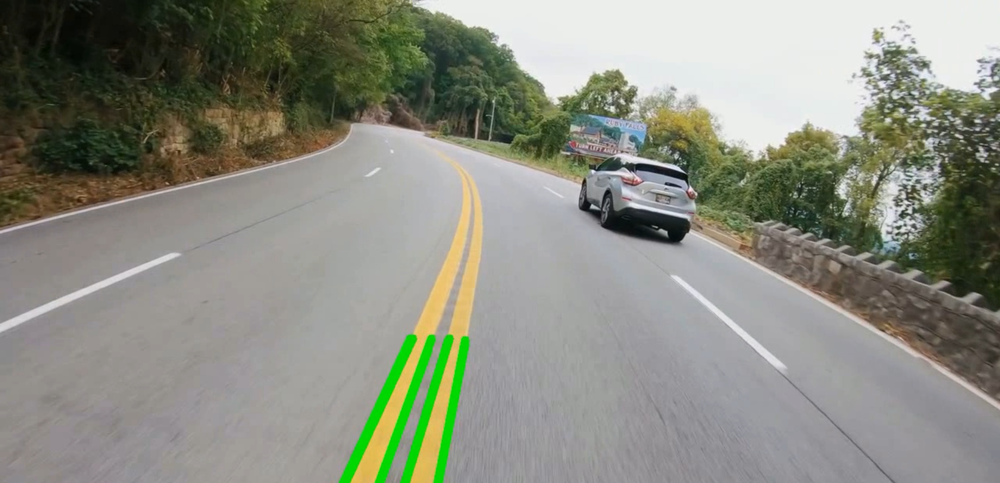
#> input picture image1.png, 1000 x 483 px, shrunk from 1919 x 926 before the run, given in place of original_video.mp4, which was not available
$ python code.py
#> lines starting #> are read from the running program, lines starting #| are printed output that depends on the picture; after the words box and inside, x2 and y2 are one past the last pixel; in counts of white or black regions, pixels touching at a corner belong together; pictures that were not available may be replaced by others from this repository, and a replacement may not be noted
import cv2
import numpy as np

input_video = "original_video.mp4"

def region_of_interest(image):
    height, width = image.shape[:2]
    polygon = np.array([
        [(0, height), (width, height), (width, int(height * 0.6)), (0, int(height * 0.6))]
    ])
    mask = np.zeros_like(image)
    cv2.fillPoly(mask, [polygon], 255)
    masked_image = cv2.bitwise_and(image, mask)
    return masked_image

def process_lines(lines, frame_shape):
    if lines is None:
        return []
    filtered_lines = []
    for line in lines:
        for x1, y1, x2, y2 in line:
            if abs(y2 - y1) / abs(x2 - x1) > 0.5:
                length = np.sqrt((x2 - x1)**2 + (y2 - y1)**2)
                if length > frame_shape[1] * 0.2:
                    filtered_lines.append(line)
    return filtered_lines

def vid_inf(vid_path):
#> called with vid_path = 'original_video.mp4'
    cap = cv2.VideoCapture(vid_path)
    frame_width = int(cap.get(3))
    frame_height = int(cap.get(4))
    fps = int(cap.get(cv2.CAP_PROP_FPS))
    frame_size = (frame_width, frame_height)
    fourcc = cv2.VideoWriter_fourcc(*"mp4v")
    output_video = "output_recorded.mp4"
    out = cv2.VideoWriter(output_video, fourcc, fps, frame_size)

    if not cap.isOpened():
        print("Error opening video file")
        return

    while cap.isOpened():
        ret, frame = cap.read()
#> frame is the input picture: shape (483, 1000, 3); mean B, G, R 128.5, 140.4, 138.2
        if ret:
            hsv = cv2.cvtColor(frame, cv2.COLOR_BGR2HSV)
#> hsv: shape (483, 1000, 3); mean H, S, V 59.6, 42.1, 144.2
            mask_yellow = cv2.inRange(hsv, (20, 100, 100), (30, 255, 255))
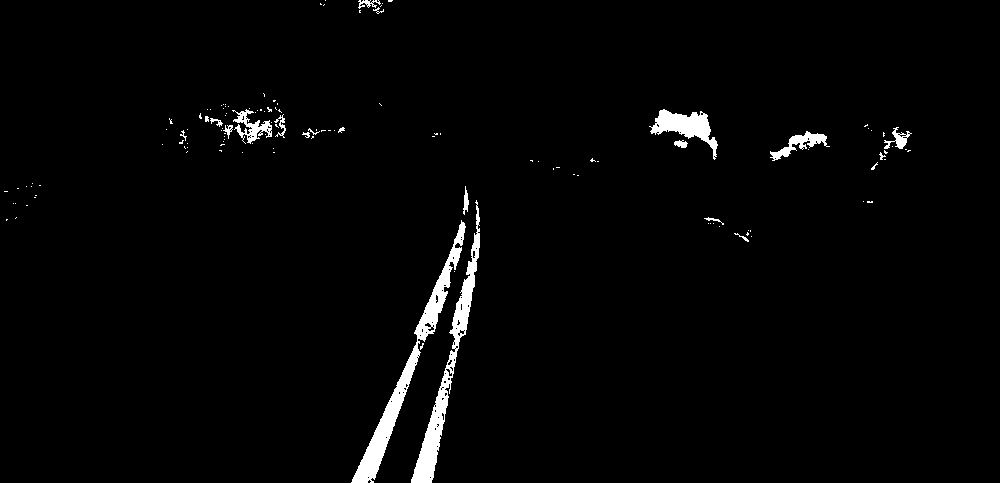
#> mask_yellow: shape (483, 1000); 2.1% white; 127 white regions (106 under 20 px), largest, box (x1, y1, x2, y2) and area: (351, 220, 466, 483) 3482, (411, 200, 480, 483) 3005, (649, 109, 718, 160) 1305
            mask_white = cv2.inRange(hsv, (0, 0, 200), (180, 25, 255))
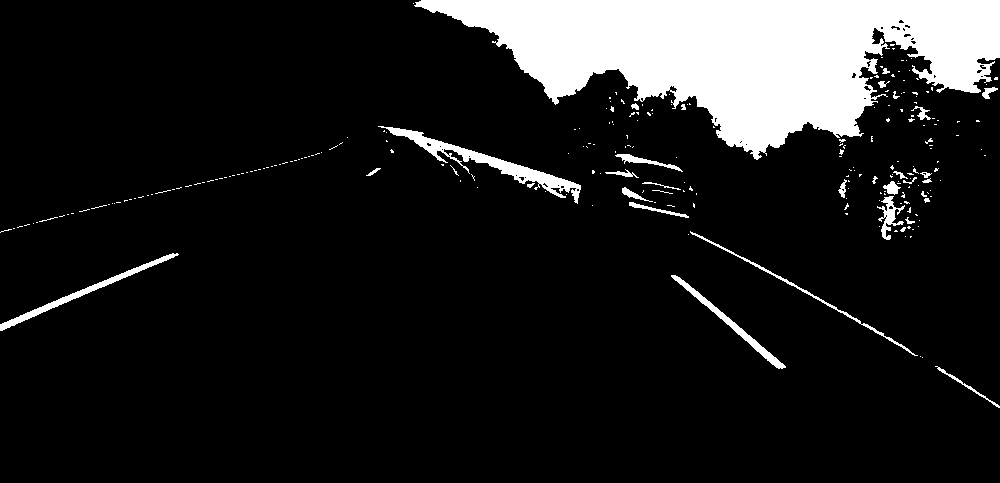
#> mask_white: shape (483, 1000); 12.1% white; 244 white regions (211 under 20 px), largest, box (x1, y1, x2, y2) and area: (414, 0, 1000, 160) 50258, (378, 126, 581, 204) 2324, (0, 253, 179, 331) 1106
            mask_lane = cv2.bitwise_or(mask_yellow, mask_white)
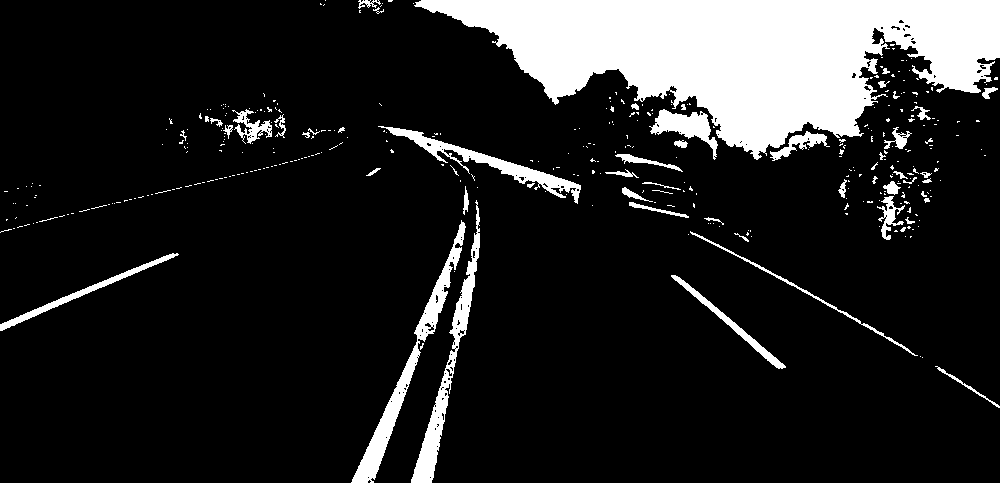
#> mask_lane: shape (483, 1000); 14.2% white; 371 white regions (317 under 20 px), largest, box (x1, y1, x2, y2) and area: (414, 0, 1000, 160) 50258, (351, 220, 466, 483) 3482, (411, 200, 480, 483) 3005
            edges = cv2.Canny(mask_lane, 100, 200)
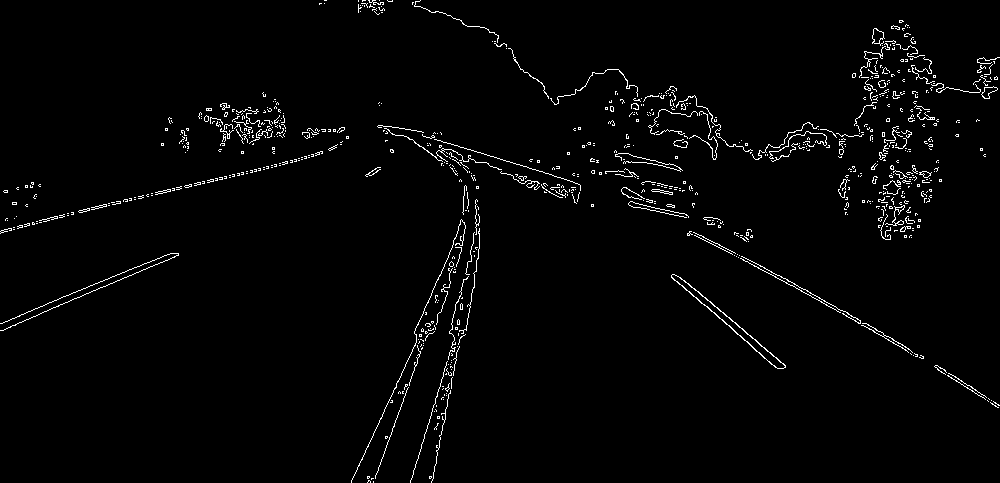
#> edges: shape (483, 1000); 2.1% white in thin lines or dots
            roi = region_of_interest(edges)
#> in region_of_interest, `cv2.fillPoly(mask, [polygon], 255)`:
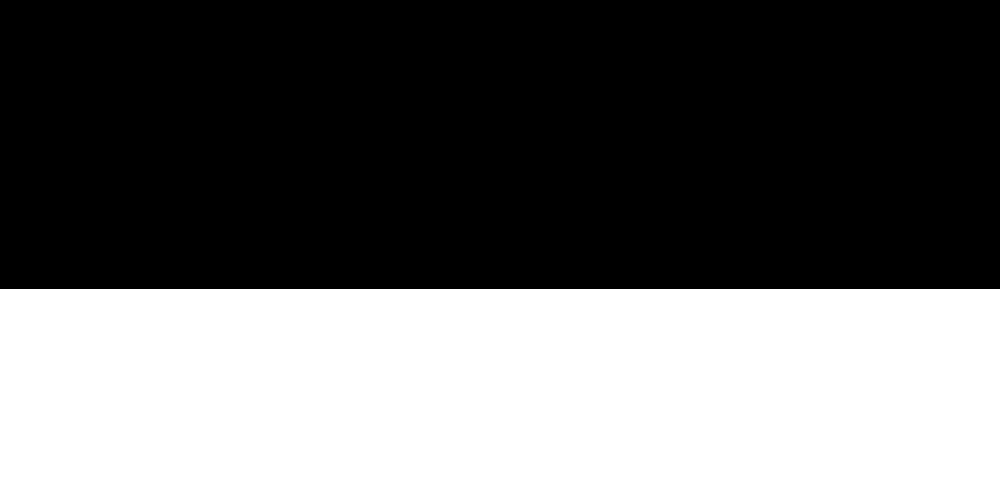
#> mask: shape (483, 1000); 40.2% white; 1 white region, box (x1, y1, x2, y2) and area: (0, 289, 1000, 483) 194000
#> in region_of_interest, `masked_image = cv2.bitwise_and(image, mask)`:
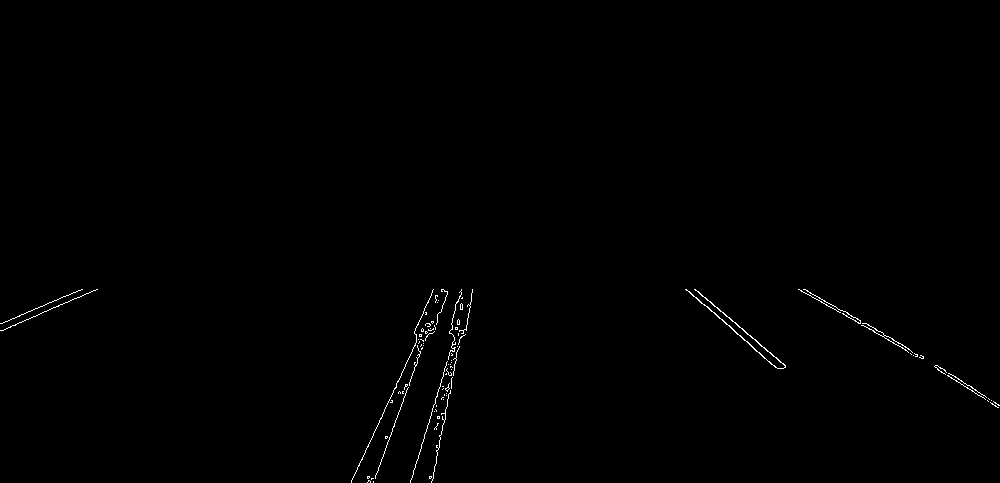
#> masked_image: shape (483, 1000); 0.42% white in thin lines or dots, all inside (x1, y1, x2, y2) = (0, 289, 1000, 483)

            lines = cv2.HoughLinesP(roi, 1, np.pi/180, 50, minLineLength=50, maxLineGap=200)
#> lines = 13 rows, first 6: [695, 289, 785, 365], [410, 482, 459, 320], [798, 289, 961, 380], [686, 289, 777, 368], [373, 482, 443, 289], [351, 481, 437, 295]
            valid_lines = process_lines(lines, frame.shape)
#> the loop in process_lines, `for line in lines:` made 13 passes
#> line on passes 1 to 12: [[695, 289, 785, 365]], [[410, 482, 459, 320]], [[798, 289, 961, 380]], [[686, 289, 777, 368]], [[373, 482, 443, 289]], [[351, 481, 437, 295]], [[842, 310, 998, 407]], [[432, 480, 462, 330]], [[0, 330, 97, 289]], [[431, 482, 460, 330]], [[847, 312, 976, 390]], [[2, 323, 82, 289]]
#> after the loop in process_lines, `for line in lines:`: filtered_lines = [[[373, 482, 443, 289]], [[351, 481, 437, 295]], [[351, 482, 441, 289]]]
#> valid_lines has the same summary as filtered_lines in process_lines

            frame_out = frame.copy()
            if valid_lines:
                for line in valid_lines:
                    x1, y1, x2, y2 = line[0]
                    cv2.line(frame_out, (x1, y1), (x2, y2), (0, 255, 0), 10)
#> this loop made 3 passes
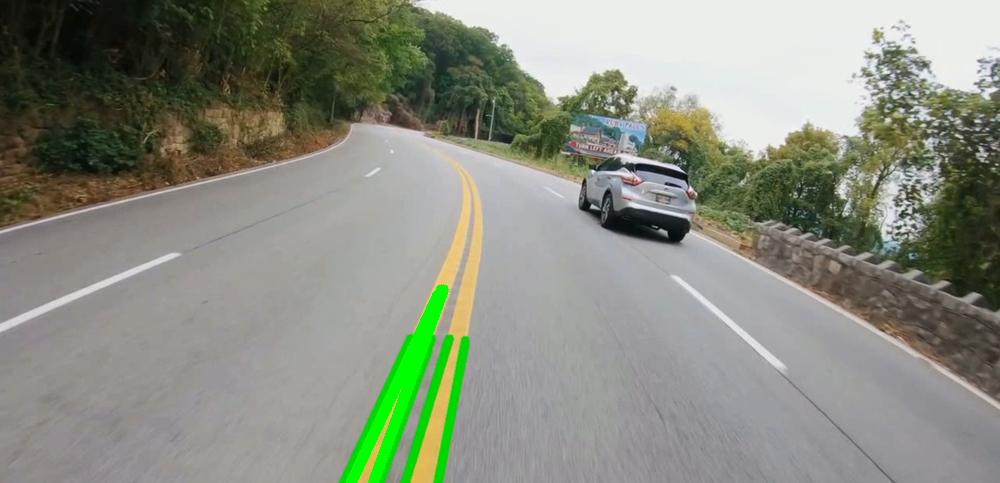
#> frame_out: shape (483, 1000, 3); 0.9% of pixels changed, all inside (x1, y1, x2, y2) = (346, 284, 449, 483)

            out.write(frame_out)
            cv2.imshow("Resultado", frame_out)
            if cv2.waitKey(30) & 0xFF == ord('q'):
#> (key q is pressed here)
                break
        else:
            break

    cap.release()
    out.release()
    cv2.destroyAllWindows()

vid_inf(input_video)

$ run again, on image2.png
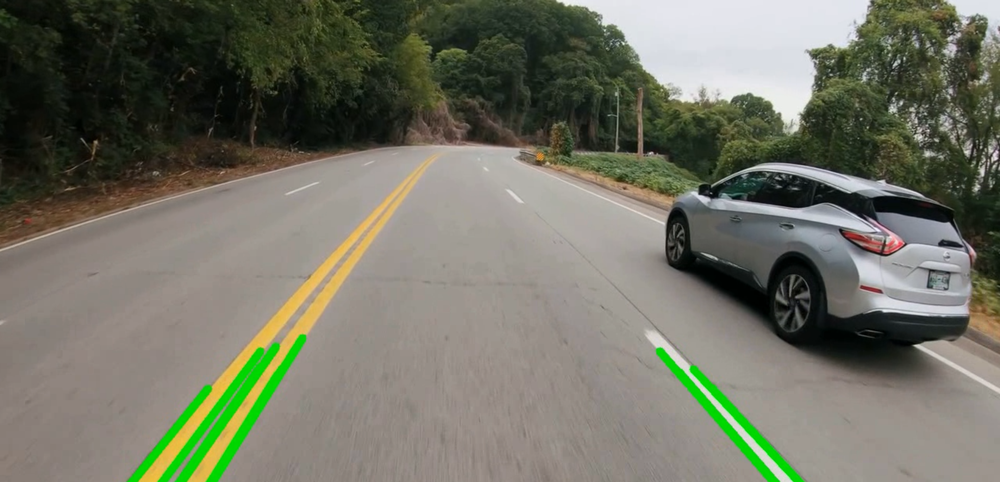
#> input picture image2.png, 1000 x 482 px, shrunk from 1919 x 925 before the run, given in place of original_video.mp4, which was not available
#> in vid_inf, frame is the input picture: shape (482, 1000, 3); mean B, G, R 99.7, 114.2, 113.1
#> hsv: shape (482, 1000, 3); mean H, S, V 35.3, 56.7, 120
#> in vid_inf, `mask_yellow = cv2.inRange(hsv, (20, 100, 100), (30, 255, 255))`:
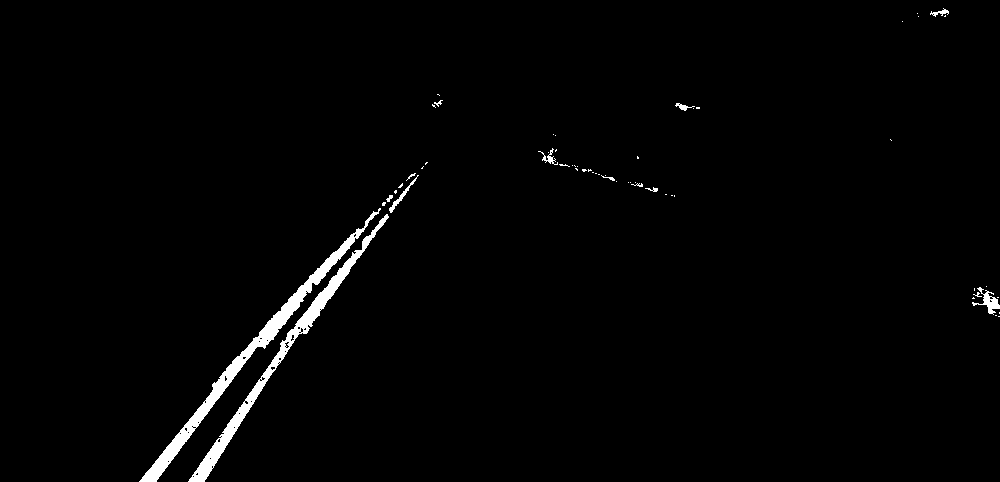
#> mask_yellow: shape (482, 1000); 1.6% white; 58 white regions (45 under 20 px), largest, box (x1, y1, x2, y2) and area: (139, 208, 381, 482) 3672, (188, 214, 389, 482) 3032, (972, 287, 1000, 315) 261
#> mask_white: shape (482, 1000); 5.7% white; 102 white regions (81 under 20 px), largest, box (x1, y1, x2, y2) and area: (557, 0, 870, 132) 20700, (646, 331, 791, 482) 1114, (724, 200, 881, 232) 895
#> mask_lane: shape (482, 1000); 7.2% white; 160 white regions (126 under 20 px), largest, box (x1, y1, x2, y2) and area: (557, 0, 870, 132) 20700, (139, 208, 381, 482) 3672, (188, 214, 389, 482) 3032
#> edges: shape (482, 1000); 1.3% white in thin lines or dots, all inside (x1, y1, x2, y2) = (139, 0, 1000, 482)
#> mask: shape (482, 1000); 40% white; 1 white region, box (x1, y1, x2, y2) and area: (0, 289, 1000, 482) 193000
#> masked_image: shape (482, 1000); 0.52% white in thin lines or dots, all inside (x1, y1, x2, y2) = (139, 289, 1000, 482)
#> lines = [[156, 481, 258, 346], [188, 480, 319, 292], [650, 331, 790, 481], [204, 481, 293, 339], [139, 480, 274, 314], [683, 368, 780, 480], [188, 481, 322, 290], [917, 346, 994, 390], [917, 344, 999, 387], [139, 481, 283, 304], [876, 306, 999, 317], [663, 347, 780, 481]]
#> the loop in process_lines, `for line in lines:` made 12 passes
#> after the loop in process_lines, `for line in lines:`: filtered_lines = [[[188, 480, 319, 292]], [[650, 331, 790, 481]], [[139, 480, 274, 314]], [[188, 481, 322, 290]], [[139, 481, 283, 304]]]
#> valid_lines has the same summary as filtered_lines in process_lines
#> the loop in vid_inf, `for line in valid_lines:` made 5 passes
#> after the loop in vid_inf, `for line in valid_lines:`:
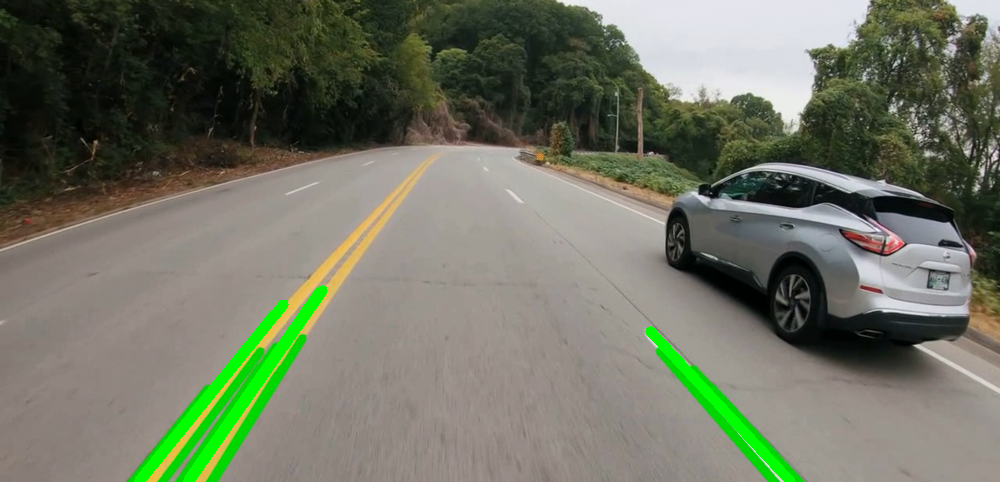
#> frame_out: shape (482, 1000, 3); 1.57% of pixels changed, all inside (x1, y1, x2, y2) = (134, 285, 796, 482)
